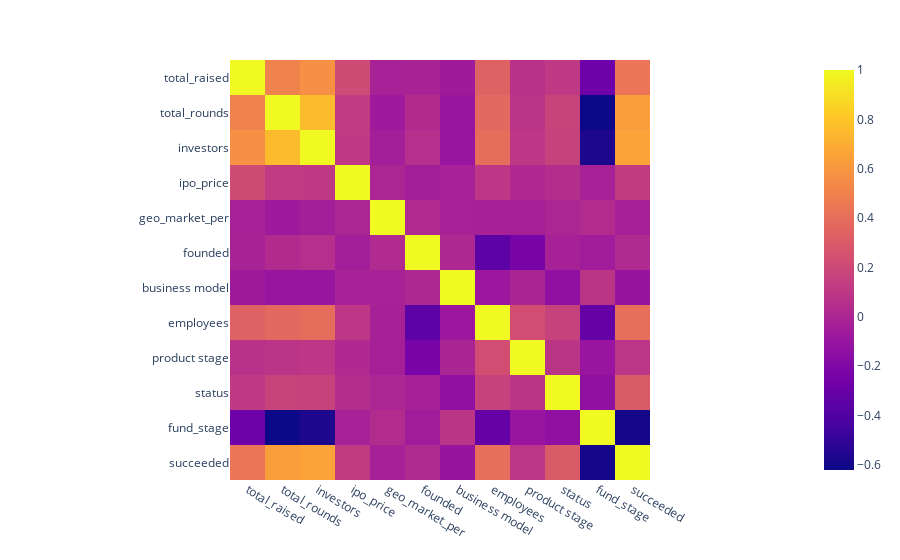

The cell this chart's notebook holds for it:
### Code cell
fig = px.imshow(df[num_cols + cat_cols].corr())
fig.show()

### Figure 1 — Plotly figure (JSON) as saved in the notebook; plotly's stock layout.template omitted (floating-point values rounded to 4 significant figures; data arrays with more than 128 entries replaced by an {"elided": "..."} marker saying what was removed)
{"data": [{"coloraxis": "coloraxis", "hovertemplate": "x: %{x}<br>y: %{y}<br>color: %{z}<extra></extra>", "name": "0", "type": "heatmap", "x": ["total_raised", "total_rounds", "investors", "ipo_price", "geo_market_per", "founded", "business model", "employees", "product stage", "status", "fund_stage", "succeeded"], "xaxis": "x", "y": ["total_raised", "total_rounds", "investors", "ipo_price", "geo_market_per", "founded", "business model", "employees", "product stage", "status", "fund_stage", "succeeded"], "yaxis": "y", "z": {"elided": "12x12 float values"}}], "layout": {"coloraxis": {"colorscale": [[0, "#0d0887"], [0.1111, "#46039f"], [0.2222, "#7201a8"], [0.3333, "#9c179e"], [0.4444, "#bd3786"], [0.5556, "#d8576b"], [0.6667, "#ed7953"], [0.7778, "#fb9f3a"], [0.8889, "#fdca26"], [1, "#f0f921"]]}, "margin": {"t": 60}, "xaxis": {"anchor": "y", "constrain": "domain", "domain": [0, 1], "scaleanchor": "y"}, "yaxis": {"anchor": "x", "autorange": "reversed", "constrain": "domain", "domain": [0, 1]}}}
